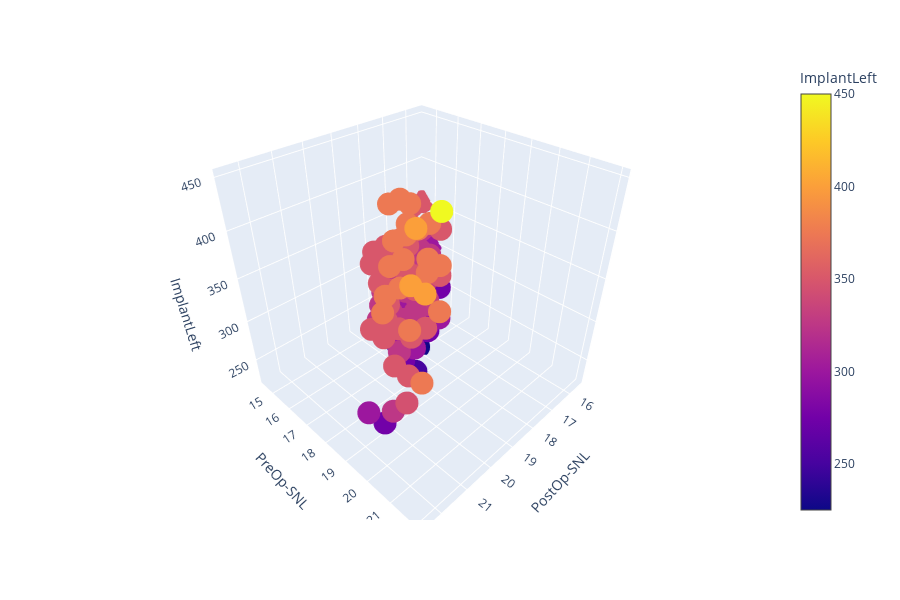

Notebook source saved alongside this figure:
### Markdown cell above
## SNL

### Code cell
fig = px.scatter_3d(df, x='PostOp-SNL', y='PreOp-SNL', z='ImplantLeft', color='ImplantLeft')
fig.show()

### Figure 1 — Plotly figure (JSON) as saved in the notebook; plotly's stock layout.template omitted (floating-point values rounded to 4 significant figures; data arrays with more than 128 entries replaced by an {"elided": "..."} marker saying what was removed)
{"data": [{"hoverlabel": {"namelength": 0}, "hovertemplate": "PostOp-SNL=%{x}<br>PreOp-SNL=%{y}<br>ImplantLeft=%{marker.color}", "legendgroup": "", "marker": {"color": {"elided": "144 int values"}, "coloraxis": "coloraxis", "symbol": "circle"}, "mode": "markers", "name": "", "scene": "scene", "showlegend": false, "type": "scatter3d", "x": {"elided": "144 float values"}, "y": {"elided": "144 float values"}, "z": {"elided": "144 int values"}}], "layout": {"coloraxis": {"colorbar": {"title": {"text": "ImplantLeft"}}, "colorscale": [[0, "#0d0887"], [0.1111, "#46039f"], [0.2222, "#7201a8"], [0.3333, "#9c179e"], [0.4444, "#bd3786"], [0.5556, "#d8576b"], [0.6667, "#ed7953"], [0.7778, "#fb9f3a"], [0.8889, "#fdca26"], [1, "#f0f921"]]}, "height": 600, "legend": {"tracegroupgap": 0}, "margin": {"t": 60}, "scene": {"domain": {"x": [0, 0.98], "y": [0, 1]}, "xaxis": {"title": {"text": "PostOp-SNL"}}, "yaxis": {"title": {"text": "PreOp-SNL"}}, "zaxis": {"title": {"text": "ImplantLeft"}}}}}
